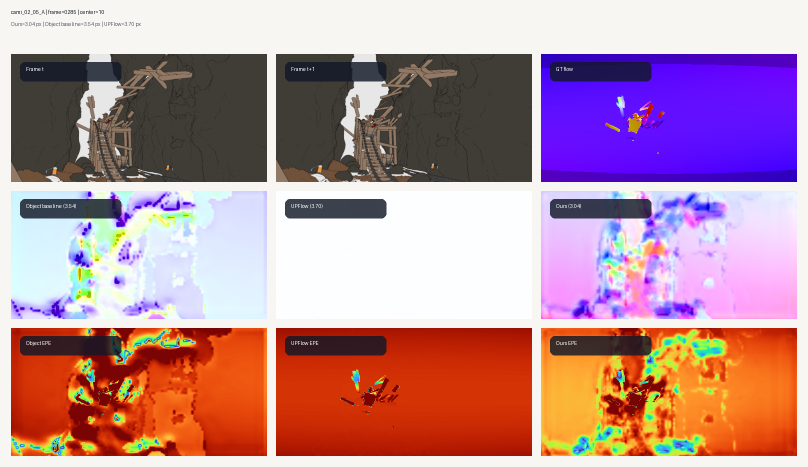
#> input picture img/cami_02_05_A_compare_0285.png, 1616 x 934 px (shown at 1/2 size)
$ python -i render_gt_flow_demo.py   (imports and definitions only)
#> lines starting #> are read from the running program, lines starting #| are printed output that depends on the picture
#> further down, picture is the input picture: PIL image 1616x934 RGB; mean R, G, B 184.1, 142.3, 152.5
#!/usr/bin/env python3
from __future__ import annotations

import argparse
from pathlib import Path
import sys

ROOT = Path(__file__).resolve().parents[1]
if str(ROOT) not in sys.path:
    sys.path.insert(0, str(ROOT))

from PIL import Image, ImageDraw, ImageEnhance

from utils.flow_viz import compute_flow_magnitude_radmax, flow_to_image
from utils.frame_utils import readFlow


# [13 lines left out: function build_triptych, not called in this run]


def soften_flow_image(
    image: Image.Image,
    *,
    white_mix: float = 0.55,
    saturation: float = 0.72,
    contrast: float = 0.92,
    brightness: float = 1.0,
    sharpness: float = 1.0,
) -> Image.Image:
#> called with white_mix = 0.55, saturation = 0.72, contrast = 0.92, brightness = 1, sharpness = 1
    white_mix = max(0.0, min(1.0, white_mix))
    white_bg = Image.new("RGB", image.size, (248, 246, 242))
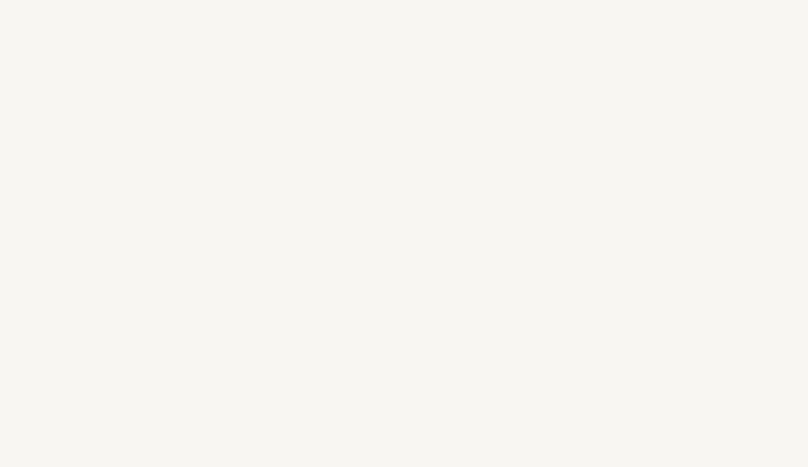
#> white_bg: PIL image 1616x934 RGB (shown at 1/2 size); mean R, G, B 248, 246, 242
    image = Image.blend(image, white_bg, white_mix)
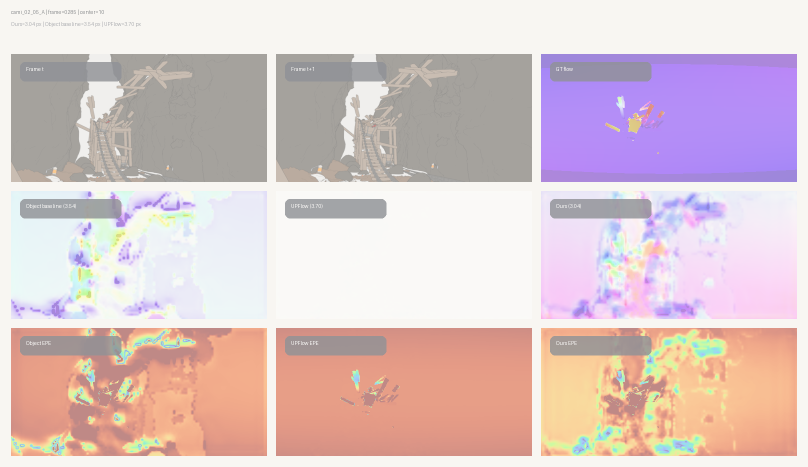
#> image: PIL image 1616x934 RGB (shown at 1/2 size); mean R, G, B 218.9, 199, 201.2
    image = ImageEnhance.Color(image).enhance(saturation)
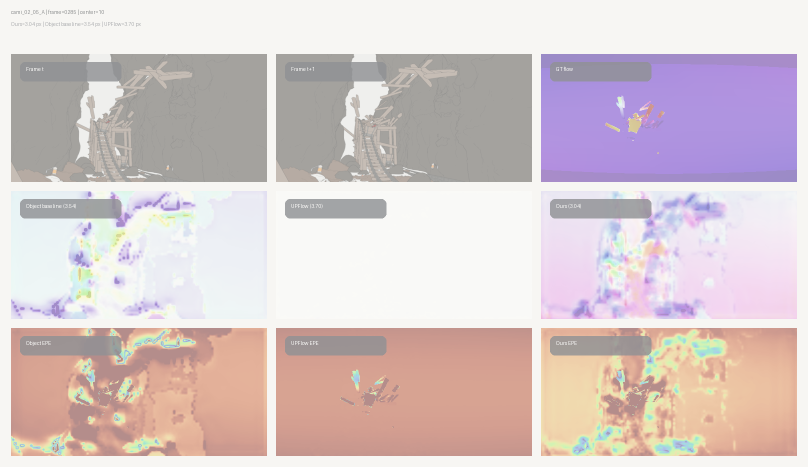
#> image: PIL image 1616x934 RGB (shown at 1/2 size); mean R, G, B 214.6, 200.5, 201.9
    image = ImageEnhance.Contrast(image).enhance(contrast)
    image = ImageEnhance.Brightness(image).enhance(brightness)
    image = ImageEnhance.Sharpness(image).enhance(sharpness)
    return image


# [99 lines left out: functions render_flow, main, not called in this run]


# [2 lines not run here, left out]

>>> from PIL import Image
>>> picture = Image.open('../img/cami_02_05_A_compare_0285.png')
>>> result = soften_flow_image(picture)
